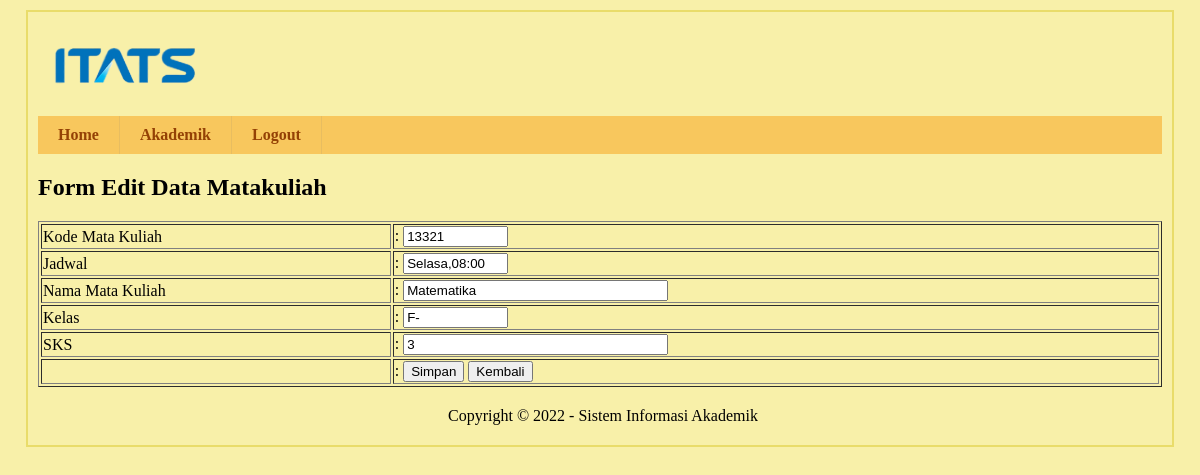
The app's page /media.php?page=editmatakuliah&kode_mk=13321 (signed in) with its own data.
### tables this page shows
CREATE TABLE `matkul` (
  `kode_mk` int(11) NOT NULL,
  `jadwal` varchar(30) NOT NULL,
  `nama_mk` varchar(30) NOT NULL,
  `kelas` varchar(2) NOT NULL,
  `sks` int(11) NOT NULL
);

### form/form-matakuliah-edit.php (the view, shortened to what this page needs)
<?php
include "koneksi.php";
$sql_edit = mysqli_query($kon, "SELECT * FROM matkul WHERE kode_mk='$_GET[kode_mk]'");
$row =  mysqli_fetch_array($sql_edit);
?>
<h2>Form Edit Data Matakuliah</h2>
<table border="1" width="100%">
    <form method="POST" action="" enctype="multipart/form-data">
    <tr>
            <td>Kode Mata Kuliah</td>
            <td>: <input type="text" name="kode_mk" value="<?php echo $row['kode_mk']; ?>" size="10" readonly></td>
        </tr>
        <tr>
            <td>Jadwal</td>
            <td>: <input type="text" name="jadwal" value="<?php echo $row['jadwal']; ?>" size="10"></td>
        </tr>
        <tr>
            <td>Nama Mata Kuliah</td>
            <td>: <input type="text" name="nama_mk" value="<?php echo $row['nama_mk']; ?>" size="30"></td>
        </tr>
        <tr>
            <td>Kelas</td>
            <td>: <input type="text" name="kelas" value="<?php echo $row['kelas']; ?>" size="10"></td>
        </tr>
        <tr>
            <td>SKS</td>
            <td>: <input type="int" name="sks" value="<?php echo $row['sks']; ?>" size="30"></td>
        </tr>
        <td>&nbsp;</td>
        <td>: <button type="submit" name="simpan">Simpan</button>
            <button type="button" onclick=window.location.href='./media.php?page=matakuliah'>Kembali</button>
        </td>
    </form>
</table>

### css/style.css (style rules this page uses)
body { background:#f8f0a9;margin:0;padding:0; }

### records on screen
matkul: kode_mk "13321", jadwal "Selasa,08:00", nama_mk "Matematika", kelas "F-", sks "3"
